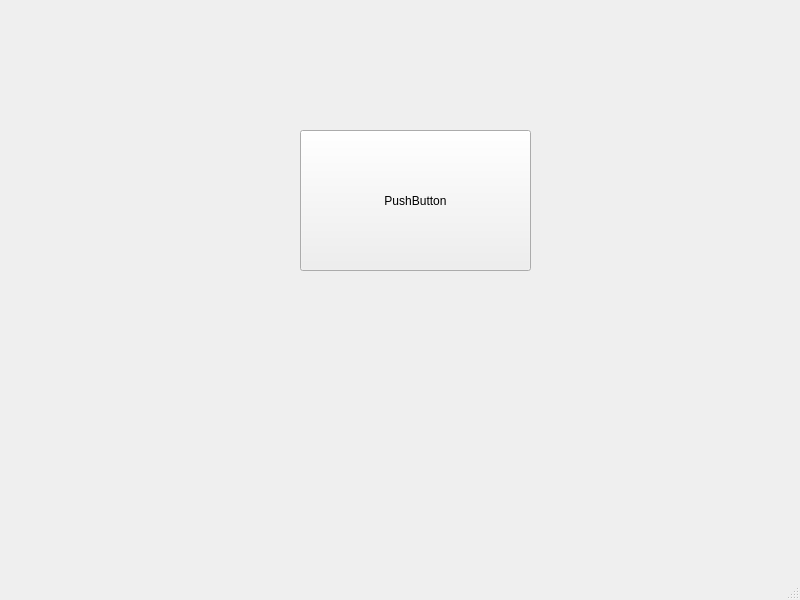
<?xml version="1.0" encoding="UTF-8"?>
<ui version="4.0">
 <class>MainWindow</class>
 <widget class="QMainWindow" name="MainWindow">
  <property name="geometry">
   <rect>
    <x>0</x>
    <y>0</y>
    <width>800</width>
    <height>600</height>
   </rect>
  </property>
  <property name="windowTitle">
   <string>MainWindow</string>
  </property>
  <widget class="QWidget" name="centralwidget">
   <widget class="QPushButton" name="testEvent">
    <property name="geometry">
     <rect>
      <x>300</x>
      <y>130</y>
      <width>231</width>
      <height>141</height>
     </rect>
    </property>
    <property name="text">
     <string>PushButton</string>
    </property>
   </widget>
  </widget>
  <widget class="QMenuBar" name="menubar">
   <property name="geometry">
    <rect>
     <x>0</x>
     <y>0</y>
     <width>800</width>
     <height>26</height>
    </rect>
   </property>
  </widget>
  <widget class="QStatusBar" name="statusbar"/>
 </widget>
 <resources/>
 <connections/>
</ui>
